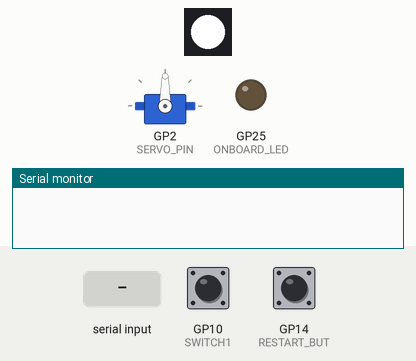
This sketch was run on a simulated Raspberry Pi Pico. Parts: servo, 1 RGB LEDs in strip order, left to right, output pins drawn as LEDs (lit = HIGH), the last lines printed to the serial monitor. The test bench sets the inputs (shaded band); at power-on: GP10 (SWITCH1) HIGH, GP14 (RESTART_BUT) HIGH. At 5.9 s the program restarts the board; the recording ends there.

Above: at 1.2 s.
1.3 s: "load\n" received over the second serial link
At 2.0 s:
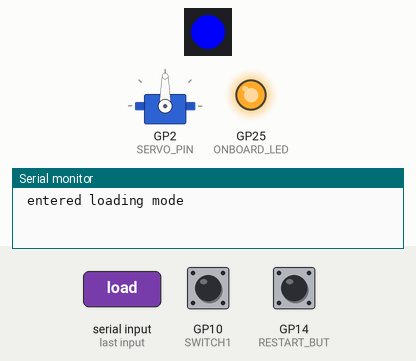
2.8 s: GP10 (SWITCH1) pulled LOW for 0.15 s
At 3.1 s:
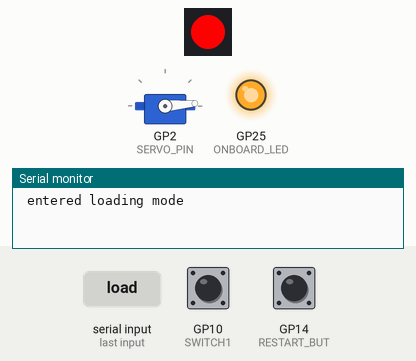
4.4 s: "launch\n" received over the second serial link
At 5.5 s:
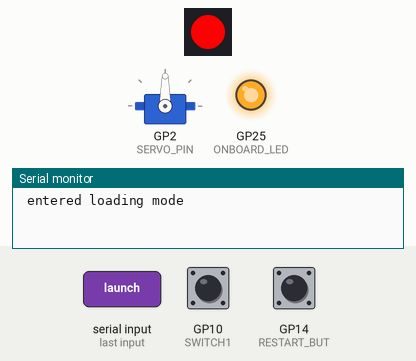
5.9 s: GP14 (RESTART_BUT) pulled LOW for 0.15 s
Timing chart, 0 to 5.9 s (numbered marks = the images above; inputs shaded):
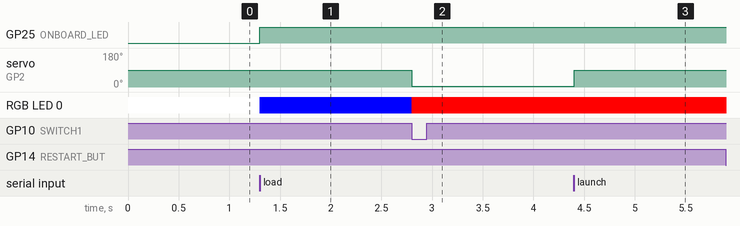

The sketch:

demo_firmware.ino
```cpp
#include <Servo.h>
#include <Adafruit_NeoPixel.h>
#include "hardware/watchdog.h"
#define LED_PIN 6    // Pin for WS2812B LED
#define NUM_LEDS 1   // Number of LEDs
#define SERVO_PIN 2  // Pin for the servo
#define ONBOARD_LED 25 // Onboard LED for Pi Pico
#define SWITCH1 10

#define OPEN_ANGLE 90
#define CLOSE_ANGLE 5

#define RESTART_BUT 14

int loading_mode = 0;
Servo myServo;


void set_servo_angle(int i)
{
  if(i > 100)
    i = 100;
  if(i<0)
    i = 0;

  myServo.write(i);
}


int closed = 0;
Adafruit_NeoPixel ledStrip(NUM_LEDS, LED_PIN, NEO_GRB + NEO_KHZ800);

void setup() {
    loading_mode = 0;
    closed = 0;
    myServo.attach(SERVO_PIN);
    pinMode(ONBOARD_LED, OUTPUT); // Set onboard LED as output
    ledStrip.begin();
    ledStrip.show(); // Initialize LED strip

   set_servo_angle(OPEN_ANGLE); // Set initial servo position

    Serial1.begin(115200); // Initialize UART (RX: GP1, TX: GP0 by default)
    ledStrip.setPixelColor(0, ledStrip.Color(0, 255, 0));
    ledStrip.show();
    pinMode(SWITCH1,INPUT_PULLUP);
    pinMode(RESTART_BUT,INPUT_PULLUP);


    // Check if Serial1 starts properly, blink onboard LED if it fails
    if (!Serial1) {
        while (true) {
            digitalWrite(ONBOARD_LED, HIGH);
            delay(500);
            digitalWrite(ONBOARD_LED, LOW);
            delay(500);
        }
    }
    ledStrip.setPixelColor(0, ledStrip.Color(255, 255, 255));
    ledStrip.show();
}

void launch_procedure()
{
  set_servo_angle(OPEN_ANGLE);
  ledStrip.setPixelColor(0, ledStrip.Color(0, 255, 0));
}

void check_restart()
{
  if(!digitalRead(RESTART_BUT))
  {
    setup();
    watchdog_reboot(0, 0, 0);

  }
}


void loop() {
  check_restart();
  if(!closed && !digitalRead(SWITCH1) && loading_mode)
  {
    closed = 1;
    set_servo_angle(CLOSE_ANGLE);
    Serial1.write("loaded\n");
    ledStrip.setPixelColor(0, ledStrip.Color(255, 0, 0));
    ledStrip.show();

  }


  if (Serial1.available()) {
      digitalWrite(ONBOARD_LED, HIGH); // Turn on onboard LED when receiving data
      String received = Serial1.readStringUntil('\n');
      received.trim(); // Remove extra spaces and newlines

      if(received == "load")
      {
        loading_mode = 1;
        Serial.println(" entered loading mode");
        ledStrip.setPixelColor(0, ledStrip.Color(0, 0, 255));
        ledStrip.show();

      }

      if(received == "launch")
      {
        launch_procedure();
        while(1)
        {
          check_restart();
        }
      }
      ledStrip.show();
  }
}
```

Measured:
- after the input at 1.3 s, GP25 (ONBOARD_LED): LOW → HIGH at once; RGB LED 0: RGB(255, 255, 255) → RGB(0, 0, 255) at once
- after the input at 2.8 s, servo on GP2 (SERVO_PIN): 90° → 5° at once; RGB LED 0: RGB(0, 0, 255) → RGB(255, 0, 0) at once
- after the input at 4.4 s, servo on GP2 (SERVO_PIN): 5° → 90° at once
- after the input at 5.9 s, every drawn part: stays the same
